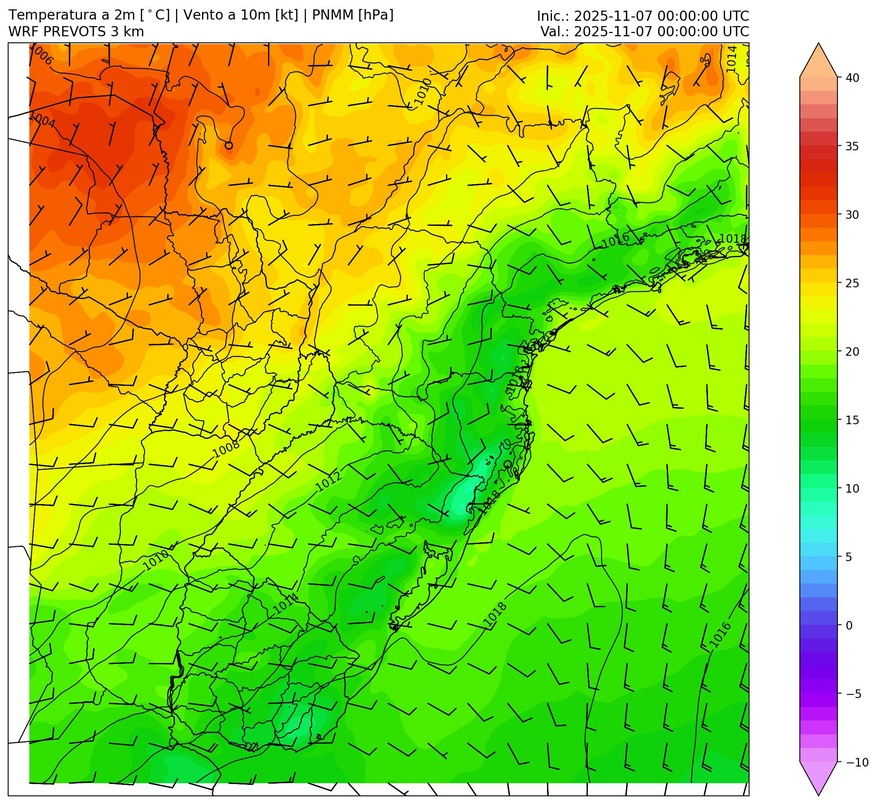
#> input picture T2m_new.jpg, 877 x 804 px, shrunk from 2153 x 1973 before the run
$ python test_bbox_7.py
#> lines starting #> are read from the running program, lines starting #| are printed output that depends on the picture
import sys
from PIL import Image

img = Image.open('T2m_new.jpg').convert('L')
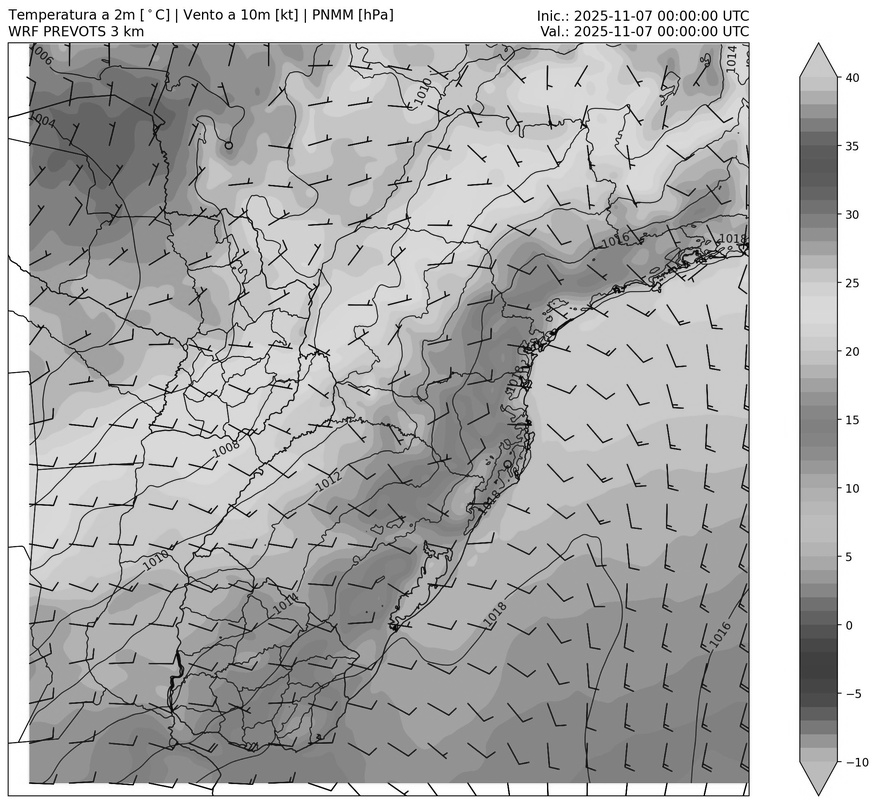
#> img: PIL image 877x804 L; min 0, max 255, mean 177.6
data = img.load()
w, h = img.size
#> w = 877; h = 804

# We know the map starts at x=19.
# Let's scan along y=h//2 from right to left.
# The colorbar is on the right. Then there's white space, then the map right border.
for x in range(w-1, w//2, -1):
    if data[x, h//2] < 50: # black pixel
        # is it a vertical line?
        if data[x, h//2 - 50] < 50 and data[x, h//2 + 50] < 50:
            print(f"Right border at x={x}")
            break

# scan from bottom up along x=w//2
for y in range(h-1, h//2, -1):
    if data[w//2, y] < 50:
        if data[w//2 - 50, y] < 50 and data[w//2 + 50, y] < 50:
            print(f"Bottom border at y={y}")
            break

$ run again, with 20251107_000000.jpg copied over T2m_new.jpg
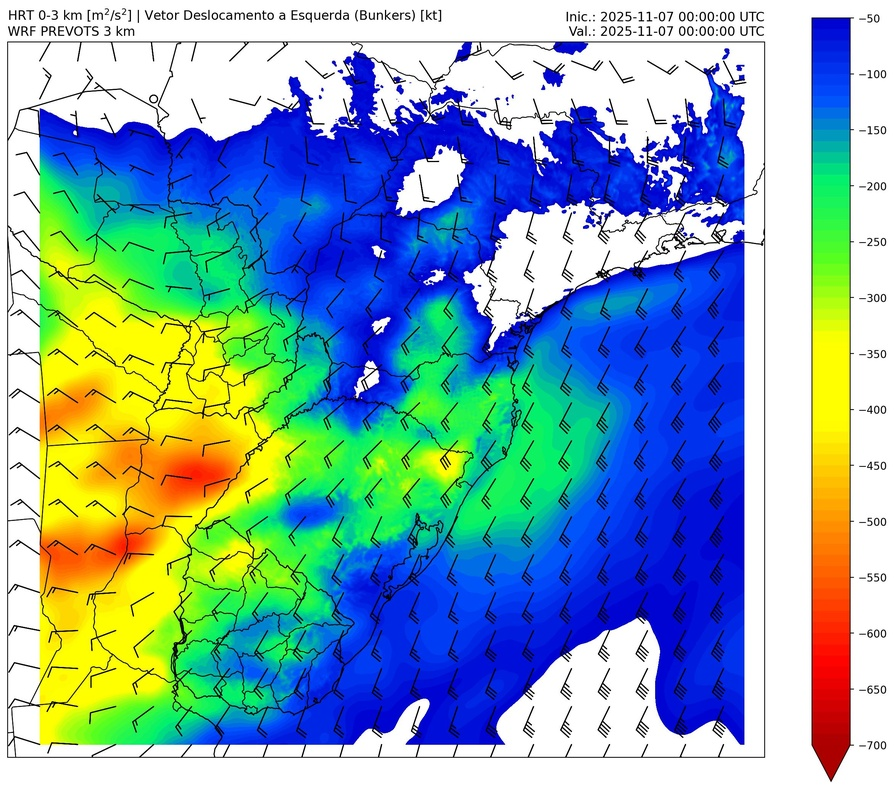
#> input picture 20251107_000000.jpg, 894 x 789 px, shrunk from 2343 x 2069 before the run
#> `img = Image.open('T2m_new.jpg').convert('L')`:
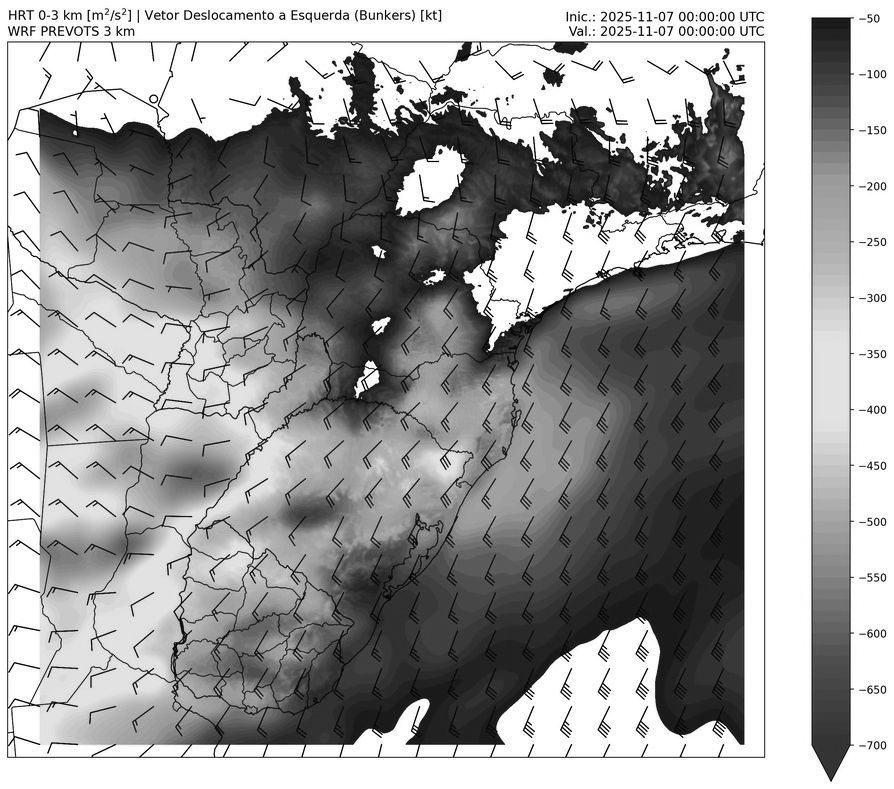
#> img: PIL image 894x789 L; min 0, max 255, mean 159.2

$ run again, with 20251107_210000.jpg copied over T2m_new.jpg
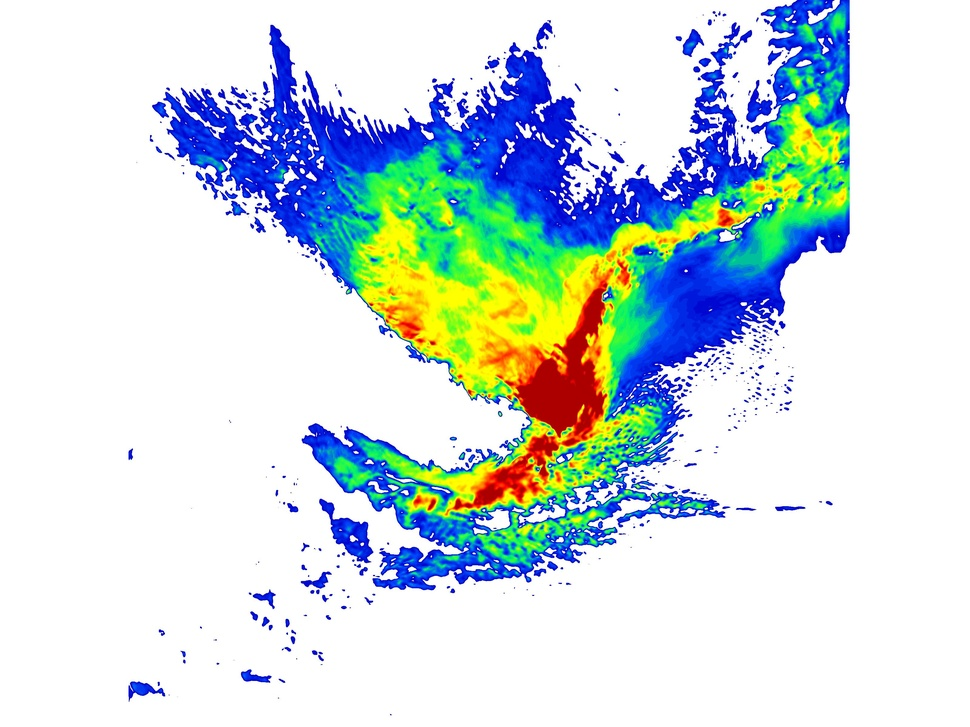
#> input picture 20251107_210000.jpg, 970 x 727 px, shrunk from 3200 x 2400 before the run
#> `img = Image.open('T2m_new.jpg').convert('L')`:
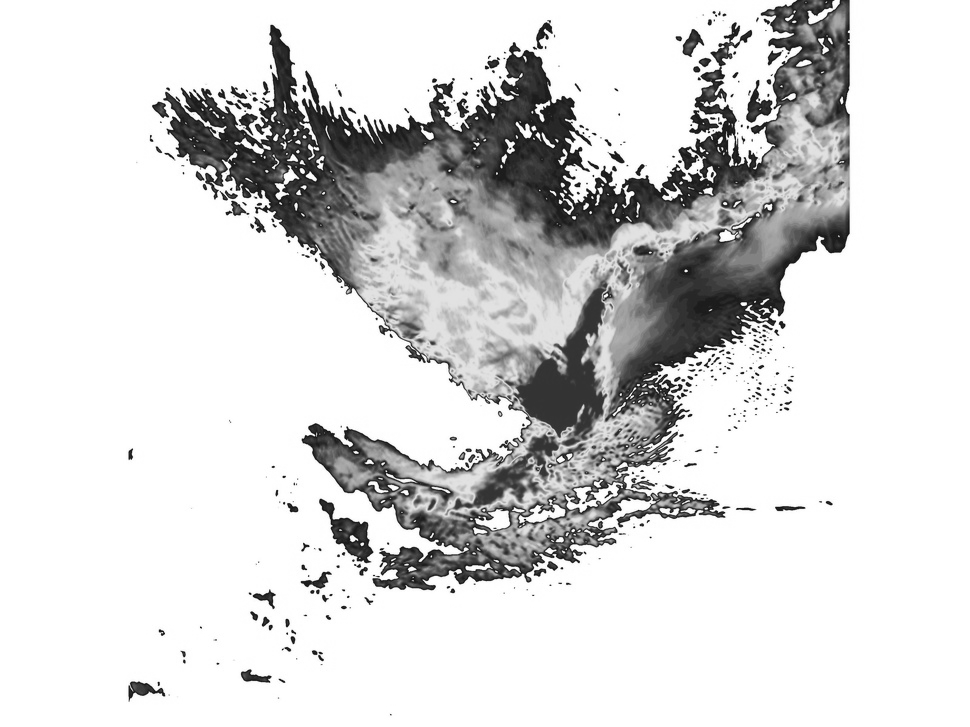
#> img: PIL image 970x727 L; min 14, max 255, mean 216.7

$ run again, with T2m_parana_new.jpg copied over T2m_new.jpg
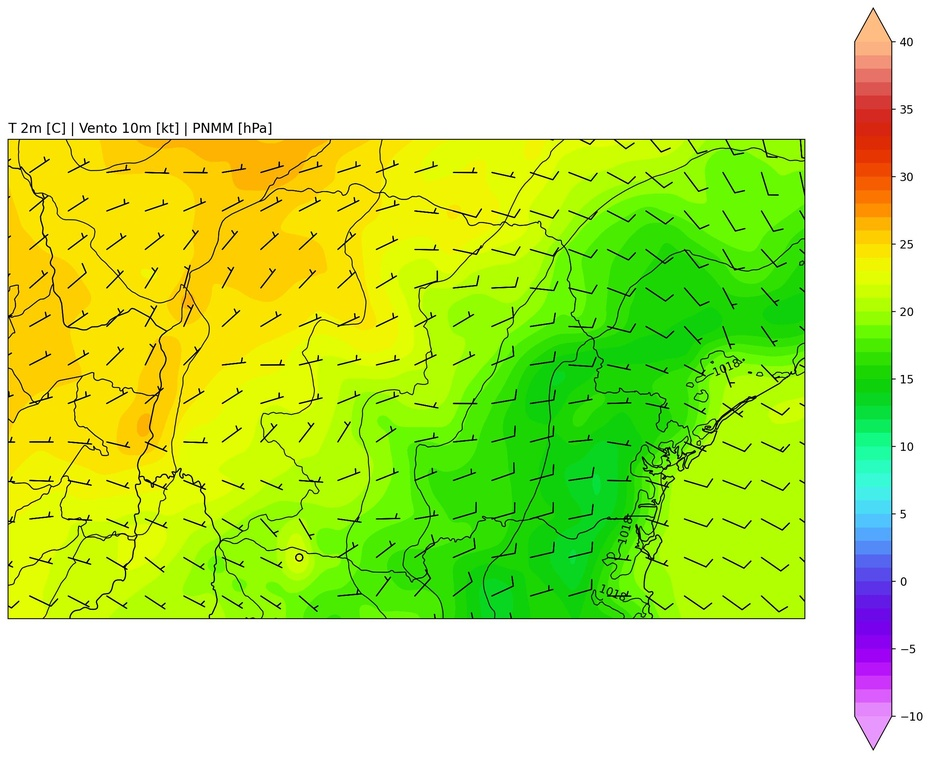
#> input picture T2m_parana_new.jpg, 931 x 758 px, shrunk from 2318 x 1888 before the run
#> `img = Image.open('T2m_new.jpg').convert('L')`:
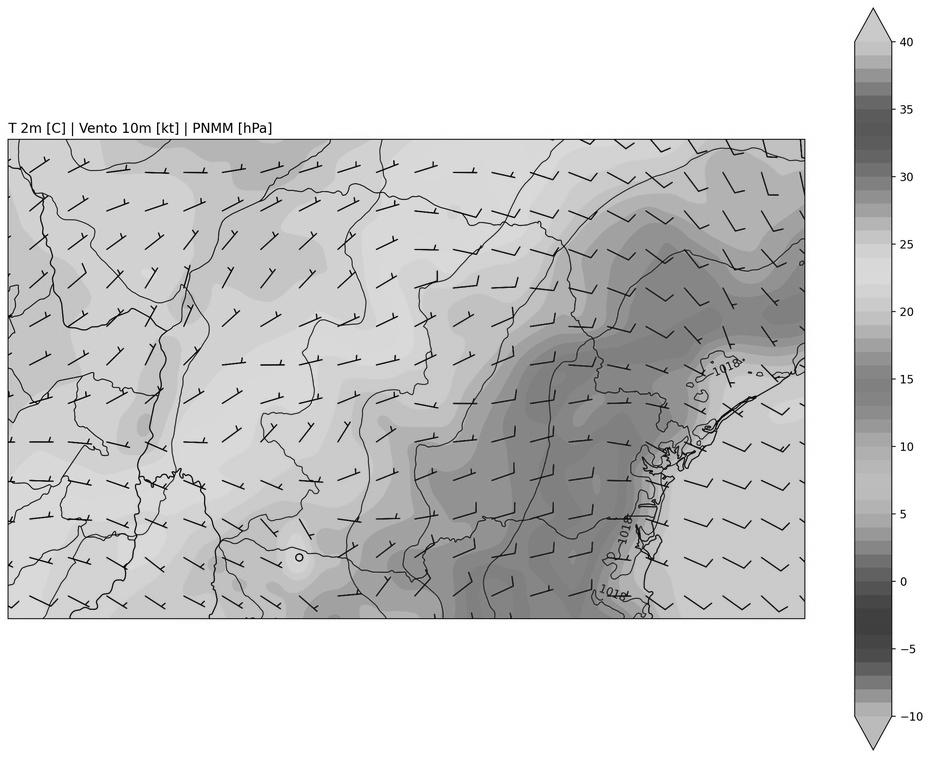
#> img: PIL image 931x758 L; min 0, max 255, mean 208.4
